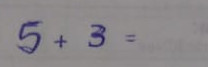
#> input picture 3.jpeg, 208 x 67 px
$ python temp.py   (older library calls are emulated)
#> lines starting #> are read from the running program, lines starting #| are printed output that depends on the picture; after the words box and inside, x2 and y2 are one past the last pixel; in counts of white or black regions, pixels touching at a corner belong together
import cv2
import numpy as np

img = cv2.imread('3.jpeg',0)
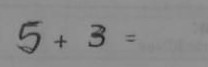
#> img: shape (67, 208); min 29, max 150, mean 137.4
ret,thresh = cv2.threshold(img,100,255,0)
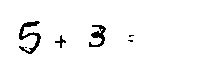
#> thresh: shape (67, 208); 96.4% white; 6 black regions (3 under 20 px), largest, box (x1, y1, x2, y2) and area: (19, 21, 41, 54) 261, (89, 25, 106, 47) 172, (55, 35, 66, 48) 46

img,contours,hierarchy = cv2.findContours(thresh, cv2.RETR_EXTERNAL, cv2.CHAIN_APPROX_SIMPLE)
#> contours = [[[0, 0], [0, 66], [207, 66], [207, 0]]]

cnt = contours[0]
#> cnt = [[0, 0], [0, 66], [207, 66], [207, 0]]

x,y,w,h = cv2.boundingRect(cnt)
#> x = 0; y = 0; w = 208; h = 67
img = cv2.rectangle(img,(x,y),(x+w,y+h),(0,255,0),2)
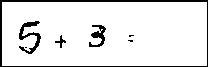
#> img: shape (67, 208); 90.6% white; 7 black regions (3 under 20 px), largest, box (x1, y1, x2, y2) and area: (0, 0, 208, 67) 816, (19, 21, 41, 54) 261, (89, 25, 106, 47) 172, (55, 35, 66, 48) 46

cv2.imshow('img',img)

cv2.waitKey(0)
cv2.destroyAllWindows()

$ run again, with 1.jpeg copied over 3.jpeg
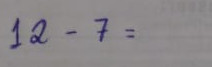
#> input picture 1.jpeg, 212 x 67 px
#> `ret,thresh = cv2.threshold(img,100,255,0)`:
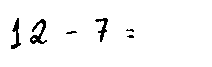
#> thresh: shape (67, 212); 96.7% white; 6 black regions (2 under 20 px), largest, box (x1, y1, x2, y2) and area: (30, 19, 47, 44) 175, (11, 18, 21, 49) 128, (95, 18, 108, 42) 112, (66, 31, 77, 34) 21
#> contours = [[[0, 0], [0, 66], [211, 66], [211, 0]]]
#> cnt = [[0, 0], [0, 66], [211, 66], [211, 0]]
#> x = 0; w = 212; h = 67
#> `img = cv2.rectangle(img,(x,y),(x+w,y+h),(0,255,0),2)`:
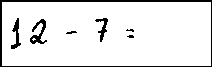
#> img: shape (67, 212); 90.9% white; 7 black regions (2 under 20 px), largest, box (x1, y1, x2, y2) and area: (0, 0, 212, 67) 828, (30, 19, 47, 44) 175, (11, 18, 21, 49) 128, (95, 18, 108, 42) 112, (66, 31, 77, 34) 21

$ run again, with 2.jpeg copied over 3.jpeg
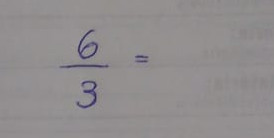
#> input picture 2.jpeg, 274 x 138 px
#> `ret,thresh = cv2.threshold(img,100,255,0)`:
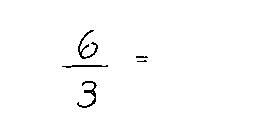
#> thresh: shape (138, 274); 98.9% white; black in thin lines or dots, all inside (x1, y1, x2, y2) = (62, 30, 148, 108)
#> contours = [[[0, 0], [0, 137], [273, 137], [273, 0]]]
#> cnt = [[0, 0], [0, 137], [273, 137], [273, 0]]
#> x = 0; w = 274; h = 138
#> `img = cv2.rectangle(img,(x,y),(x+w,y+h),(0,255,0),2)`:
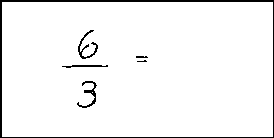
#> img: shape (138, 274); 95.7% white; 6 black regions (1 under 20 px), largest, box (x1, y1, x2, y2) and area: (0, 0, 274, 138) 1227, (78, 30, 98, 59) 143, (77, 81, 97, 108) 140, (62, 65, 108, 68) 83, (136, 56, 148, 58) 22

$ run again, with 4.jpeg copied over 3.jpeg
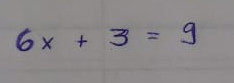
#> input picture 4.jpeg, 234 x 83 px
#> `ret,thresh = cv2.threshold(img,100,255,0)`:
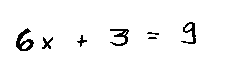
#> thresh: shape (83, 234); 96.9% white; black in thin lines or dots, all inside (x1, y1, x2, y2) = (16, 22, 196, 51)
#> contours = [[[0, 0], [0, 82], [233, 82], [233, 0]]]
#> cnt = [[0, 0], [0, 82], [233, 82], [233, 0]]
#> x = 0; w = 234; h = 83
#> `img = cv2.rectangle(img,(x,y),(x+w,y+h),(0,255,0),2)`:
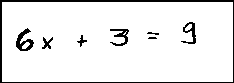
#> img: shape (83, 234); 92.1% white; 8 black regions (1 under 20 px), largest, box (x1, y1, x2, y2) and area: (0, 0, 234, 83) 942, (16, 28, 34, 51) 190, (110, 29, 129, 46) 139
